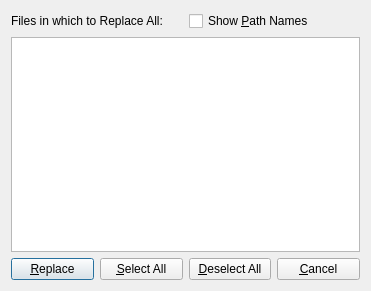
<?xml version="1.0" encoding="UTF-8"?>
<ui version="4.0">
 <class>DialogMultiReplace</class>
 <widget class="QDialog" name="DialogMultiReplace">
  <property name="geometry">
   <rect>
    <x>0</x>
    <y>0</y>
    <width>371</width>
    <height>291</height>
   </rect>
  </property>
  <property name="windowTitle">
   <string>Replace All in Multiple Documents</string>
  </property>
  <layout class="QVBoxLayout" name="verticalLayout">
   <item>
    <layout class="QHBoxLayout" name="horizontalLayout">
     <item>
      <widget class="QLabel" name="label">
       <property name="text">
        <string>Files in which to Replace All:</string>
       </property>
      </widget>
     </item>
     <item>
      <widget class="QCheckBox" name="checkShowPaths">
       <property name="text">
        <string>Show &amp;Path Names</string>
       </property>
      </widget>
     </item>
    </layout>
   </item>
   <item>
    <widget class="QListWidget" name="listFiles">
     <property name="selectionMode">
      <enum>QAbstractItemView::MultiSelection</enum>
     </property>
    </widget>
   </item>
   <item>
    <layout class="QHBoxLayout" name="horizontalLayout_2">
     <item>
      <widget class="QPushButton" name="buttonReplace">
       <property name="text">
        <string>&amp;Replace</string>
       </property>
       <property name="icon">
        <iconset theme="edit-find-replace">
         <normaloff>.</normaloff>.</iconset>
       </property>
      </widget>
     </item>
     <item>
      <widget class="QPushButton" name="buttonSelectAll">
       <property name="text">
        <string>&amp;Select All</string>
       </property>
       <property name="icon">
        <iconset theme="edit-select-all">
         <normaloff>.</normaloff>.</iconset>
       </property>
      </widget>
     </item>
     <item>
      <widget class="QPushButton" name="buttonDeselectAll">
       <property name="text">
        <string>&amp;Deselect All</string>
       </property>
      </widget>
     </item>
     <item>
      <widget class="QPushButton" name="buttonCancel">
       <property name="text">
        <string>&amp;Cancel</string>
       </property>
       <property name="icon">
        <iconset theme="dialog-cancel">
         <normaloff>.</normaloff>.</iconset>
       </property>
      </widget>
     </item>
    </layout>
   </item>
  </layout>
 </widget>
 <resources/>
 <connections>
  <connection>
   <sender>buttonCancel</sender>
   <signal>clicked()</signal>
   <receiver>DialogMultiReplace</receiver>
   <slot>reject()</slot>
   <hints>
    <hint type="sourcelabel">
     <x>364</x>
     <y>224</y>
    </hint>
    <hint type="destinationlabel">
     <x>345</x>
     <y>244</y>
    </hint>
   </hints>
  </connection>
 </connections>
</ui>
